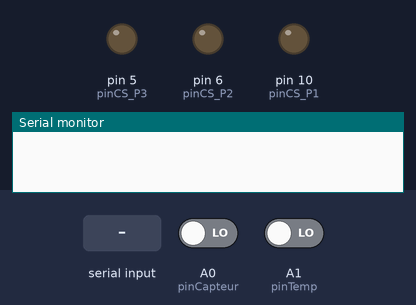
Recording of a sketch running on a simulated Arduino Nano, built with avr-gcc and run on an emulated ATmega328P. On the bench: output pins drawn as LEDs (lit = HIGH), the last lines printed to the serial monitor. Inputs (shaded band) come from the test bench; at power-on: A0 (pinCapteur) LOW, A1 (pinTemp) LOW.

Above: at 0.0 s.
At 1.4 s:
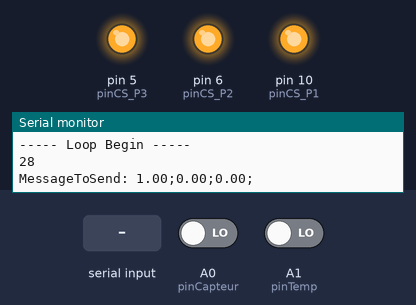
1.5 s: "m" received over the second serial link
Timing chart, 0 to 4.5 s (numbered marks = the images above; inputs shaded):
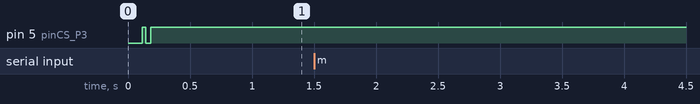

The sketch:

Nano-capteur_Arduino_v3.ino
```cpp
/*
==============================================
============ Projet Nano-Capteur =============
==============================================
Authors: Yoann LAI KOUN SING, Artur NERSISYAN, Licas BOURDARIE
Last update: 22/12/2025

Commentaire :
*/


//====================================================
//==================== Libraries =====================
//====================================================

#include <SPI.h>               // Library for SPI to control Digital Potentiometer
#include <SoftwareSerial.h>    // Library for HC-05 bluetooth module
#include <stdlib.h>
#include <time.h>
#include <string.h>
#include <stddef.h>


//====================================================
//==================== Declaration ===================
//====================================================

// _____ Capteur _____
#define pinCapteur A0
int Rin_Capteur = 0 ;                     //Résistance nominale du capteur caractérisé en sortie d'usine.
float Resistance_CapteurGaz = 0.0 ;       //Mesure de la résistance du capteur.

// _____ Temperature _____
#define pinTemp A1
float Temperature = 0.0 ;                  // [K]
const int R5 = 220 ;                       // [ohm]   --CONSTANTE À INITIALISER--
int Rtemp = 0.0 ;                          // Résistance du capteur de température.  --Calculé--
const float Vcc_Temp = 5.0 ;
const float rho_300K = 27*(0.00000001) ;   // résistivité nominale à 300K.
float R_300K = 100 ;                       // ohm résistance nominale à 300K.  --CONSTANTE À INITIALISER--
float alpha_T = (600.0-200.0) / ((62.0-15.0)*(0.00000001)) ;   // [K.ohm-1.m-1] Calcul de la pente pour conversion rho->T entre 200K et 600K.
float beta_T = 500.0 - (alpha_T*50.0*(0.00000001)) ;           // [K] Calcul de l'ordonnée à l'origine pour conversion rho->T entre 200K et 600K.

// _____ Digital Potentiometer _____
#define pinPot_SCK 13
#define pinPot_SDI 11
const byte pinCS_P1 = 10;                  // | pin de commande des potentiomètres digitaux P1, P2, P3.
const byte pinCS_P2 = 6;                   // |
const byte pinCS_P3 = 5;                   // |
const byte Tab_pinCS[3] = {pinCS_P1, pinCS_P2, pinCS_P3};

const byte address_P1 = 0x11;              // | Adresse numérique par défaut du potentiomètre.
const byte address_P2 = 0x11;              // |
const byte address_P3 = 0x11;              // |

const long rAB_P1 = 48600;                 // [K] Résistance maximale du potentimètre digital P1.
const long rAB_P2 = 46200;                 // [K] Résistance maximale du potentimètre digital P2.
const long rAB_P3 = 47000;                 // [K] Résistance maximale du potentimètre digital P3.

const byte rWiper_P1 = 124;                // [K] Résistance de offset du potentimètre digital P1.
const byte rWiper_P2 = 309;                // [K] Résistance de offset du potentimètre digital P2.
const byte rWiper_P3 = 125;                // [K] Résistance de offset du potentimètre digital P3.

const int  maxPositions = 256;

const byte addressShutdown_P1 = 0x21;
const byte addressShutdown_P2 = 0x21;
const byte addressShutdown_P3 = 0x21;

volatile float R_P1 = 0.0 ;                 // [K] Résisitance effective du potentiomètre P1.  --Calculée--
volatile float R_P2 = 0.0 ;                 // [K] Résisitance effective du potentiomètre P2.  --Calculée--
volatile float R_P3 = 0.0 ;                 // [K] Résisitance effective du potentiomètre P3.  --Calculée--

// _____ Bluetooth _____
#define pinBT_TXD 3
#define pinBT_RXD 2
SoftwareSerial MyBT(pinBT_RXD, pinBT_TXD) ;
volatile float DataToSend = 0.0 ;
volatile char *DataReceived[32] = {NULL} ;     //Taille implicite de 32 octets suffisant pour recevoir le message bluetooth.

// _____ Other Parameters _____
#define baudrate 9600
const int DeltaTime = 200 ;
const int Res1 = 10000 ;                     // [ohm] Résistance Res1 du circuit.
const int Res4 = 1000 ;                      // [ohm] Résistance Res2 du circuit.
float Vcc = 20 ;
unsigned long currentTime;
unsigned long previousTime = 0;
#define TRUE 1
#define FALSE 0
struct Tab_Pot{
  float gain;
  int pos1;
  int pos2;
  int pos3;
};
struct Tab_Pot Pot_Mode_Init = {1.0, 61, 231, 194};
struct Tab_Pot Pot_Mode_A = {29.999, 157, 1, 103};               //  Gain: 30 -- À DEFINIR --
struct Tab_Pot Pot_Mode_B = {59.999, 75, 0, 168};                //  Gain: 60 -- À DEFINIR --
struct Tab_Pot Pot_Mode_C = {89.999, 229, 0, 183};               //  Gain: 90 -- À DEFINIR --
struct Tab_Pot Pot_Mode_D = {119.999, 204, 0, 248};              //  Gain: 120 -- À DEFINIR --
struct Tab_Pot Pot_Mode_E = {127.367, 255, 0, 255};              //  Gain: 127.367 MAX -- À DEFINIR --

bool TakeAndSendMeasure = FALSE ;


//====================================================
//====================== Setup =======================
//====================================================
void setup() {
  Serial.begin(baudrate);
  Serial.println("===========================================================");
  Serial.println("----- Programme Nano-Capteur -----");
  // _____ Bluetooth _____
  MyBT.begin(9600);
  InitBluetooth();
  // _____ Digital Potentiometer _____
  Set_DigitalPotentiometer(address_P1, pinCS_P1, 0, rAB_P1, rWiper_P1);   // Initialisation R_P1
  Set_DigitalPotentiometer(address_P2, pinCS_P2, 0, rAB_P2, rWiper_P2);   // Initialisation R_P2
  Set_DigitalPotentiometer(address_P3, pinCS_P3, 0, rAB_P3, rWiper_P3);   // Initialisation R_P3
  Set_Potards(Pot_Mode_Init.pos1, Pot_Mode_Init.pos2, Pot_Mode_Init.pos3);
  // _____ Capteur _____
  Init_Capteur();
  // _____ Température _____
  Init_temperature();
  //
  Serial.println("-- Initialisation Finished");
  Serial.println("----- Loop Begin -----");

  // Serial.print("Gain: ");
  // Serial.println(Compute_Actual_Gain());

  // Serial.print("R_P1: ");
  // Serial.println(R_P1);
  // Serial.print("R_P2: ");
  // Serial.println(R_P2);
  // Serial.print("R_P3: ");
  // Serial.println(R_P3);
}


//====================================================
//==================== Main Loop =====================
//====================================================
void loop() {
  //delay(1000);

  if (TakeAndSendMeasure != FALSE) {
    // Lecture Capteur de Gaz.
    Resistance_CapteurGaz = Read_Capteur() ;
    // Lecture de la température.
    Temperature = Read_Temperature() ;
    // Affichage
    Serial.print("Résistance du Capteur: ");
    Serial.print(Resistance_CapteurGaz);
    Serial.print(" ; ");
    Serial.print("Température: ");
    Serial.println(Temperature);
    // Envoi BT
    BT_Sending(Compute_Actual_Gain(), Resistance_CapteurGaz, Temperature);
  }

  delay(1000);
  BT_Sending(Compute_Actual_Gain(), Resistance_CapteurGaz, Temperature);

  // Réception BT
  BT_Received_Message();

}


//====================================================
//==================== Functions =====================
//====================================================


//=========================== Capteur ===========================
void Init_Capteur(){
  pinMode(pinCapteur, INPUT);
  Serial.println("-- Capteur Resistance :  OK");
}

// Read_Capteur(): Mesure la tension de sortie de l'AOP, convertit, et renvoie la résistance.
float Read_Capteur(){
  float Resultat = 0.0 ;
  // float Gain = 0.0 ;
  // float VE = 0.0 ;
  // float VS = digitalRead(pinCapteur);
  // Gain = (1+ R_P3/R_P2) * ( R_P1 / (Res1 + R_P1) ) ;        // À VERIFIER
  // VE = VS / Gain ;
  // Resultat = (VE)*( Res1 / (Vcc-VE) ) ;                   // [ohm]
  float VS = digitalRead(pinCapteur);
  Resultat = ((1+ (R_P3/R_P2)) * (Res1*Vcc)/VS) - R_P1 -Res1 ;   //[ohm]
  Resultat = roundf(Resultat) ;                                  // [ohm]
  return Resultat ;
}

//========================= Temperature =========================
void Init_temperature(){
  pinMode(pinTemp, INPUT);
  Serial.println("-- Capteur Temperature : OK");
}

// Read_Temperature(): Calcul de la température avec l'abbaque.           // À VOIR
float Read_Temperature(){
  float Tension_Temp = digitalRead(pinTemp);
  // Résistance du capteur de température (serpentin d'Al) déduite d'un pont diviseur de tension.
  Rtemp = (Tension_Temp*R5) / (Vcc_Temp - Tension_Temp);
  // Résistivité du serpentin d'Al déduite à T° actuelle.
  float rho_T = Rtemp * rho_300K / R_300K ;
  // Déduction de la T° actuelle avec linéarisation de la courbe résistivité-température de l'abaque.
  Temperature = (alpha_T * rho_T) + beta_T ;        // [°C]
  Temperature = roundf(Temperature) ;             // [°C]
  return Temperature ;
}

//==================== Digital Potentiometer ====================
  // Set_DigitalPotentiometer : Initialise le potentiomètre digital donné.
  /* Arguments :  - addr: addresse | - pinCS: pin de contrôle | - pos: position A-X |
                  - rAB: résistance entre A-B | - rWiper: résistance offset | - R_pot: résistance Pn.
  */
void Set_DigitalPotentiometer(int addr, byte pinCS, int pos, float rAB, float rWiper){
  pinMode(pinCS, OUTPUT);
  digitalWrite(pinCS, HIGH);
  SPI.begin();
  setPotWiper(addr, pinCS, pos, rAB, rWiper);
  Serial.print("-- Potentiometer P");
  Serial.print(Detect_Potentiometer(pinCS));
  Serial.println(":  OK");

}
  // setPotWiper : paramètre la résistance du potentiomètre désigné par pinCS.
  /* Arguments :  - addr: addresse | - pinCS: pin de contrôle | - pos: position A-X |
                  - rAB: résistance entre A-B | - rWiper: résistance offset | - R_pot: résistance Pn.
  */
void setPotWiper(int addr, byte pinCS, int pos, float rAB, float rWiper){
  pos = constrain(pos, 0, 255);            // limit wiper setting to range of 0 to 255
  digitalWrite(pinCS, LOW);                // select chip
  SPI.transfer(addr);                      // configure target pot with wiper position
  SPI.transfer(pos);
  digitalWrite(pinCS, HIGH);               // de-select chip

  // print pot resistance between wiper and B terminal
  float R_pot = ((rAB * pos) / maxPositions ) + rWiper ;
  // Actualisation de la valeur de résistance du potentiomètre P... .
  Changing_Resistance_Pot(Detect_Potentiometer(pinCS), R_pot);
}

  // Detect_Potentiometer : Renvoie le numéro associé au potentiomètre 1, 2 ou 3 selon pinCS.
  // For setPotWiper only
int Detect_Potentiometer(byte pinCS){
  int Resultat_Pot = 0 ;
  for (int i=0; i < sizeof(Tab_pinCS); i++){
    if (pinCS == Tab_pinCS[i]){
      Resultat_Pot = i ;
    }
  }
  return Resultat_Pot + 1;
}

  // Changing_Resistance_Pot : Change la résistance du potentiomètre donné.
    // For setPotWiper only
void Changing_Resistance_Pot(int Pot, float Resistance){
  switch (Pot){
    case 1:
      R_P1 = Resistance ;
      break ;
    case 2:
      R_P2 = Resistance ;
      break ;
    case 3:
      R_P3 = Resistance ;
      break ;
    default:
      break;
  }
}


  // Set_Potards : positionne les potards 1, 2, 3 respectivement aux positions pos1, pos2, pos3.
  // Arguments :  - pos1: position du potentiomètre 1 | - pos2: position du potentiomètre 2 | - pos3: position du potentiomètre 3.
void Set_Potards(int pos1, int pos2, int pos3){
  setPotWiper(address_P1, pinCS_P1, pos1, rAB_P1, rWiper_P1);
  setPotWiper(address_P2, pinCS_P2, pos2, rAB_P2, rWiper_P2);
  setPotWiper(address_P3, pinCS_P3, pos3, rAB_P3, rWiper_P3);
}


  // Research_Gain : Recherche des positions pos1, pos2, pos3, pour avoir un gain le plus proche de la consigne.
  // Arguments: Gain_voulu: consigne de gain.
struct Tab_Pot Research_Gain(int Gain_voulu){
  Gain_voulu = constrain(Gain_voulu, 0, 501) ;
  struct Tab_Pot Resultat_Gain = {0.0, 0, 0, 0};        // {Gain, pos1, pos2, pos3}
  float Resistance1 = 0.0 ;
  float Resistance2 = 0.0 ;
  float Resistance3 = 0.0 ;
  float Gain_calcule = 0.0 ;
  float Resultat = 0.0 ;

  for (int i=1 ; i < 255 ; i +=10){                                    // position du potard 1
    Resistance1 = ((rAB_P1 * i) / maxPositions ) + rWiper_P1 ;
    for (int j=1 ; j < 255 ; j +=10){                                  // position du potard 2
      Resistance2 = ((rAB_P2 * j) / maxPositions ) + rWiper_P2 ;
      for (int k=1 ; k < 255 ; k +=10){                                // position du potard 3
        Resistance3 = ((rAB_P3 * k) / maxPositions ) + rWiper_P3 ;
        Gain_calcule = (1+ Resistance3/Resistance2)*( Resistance1 / (Res1+Resistance1) ) ;

        if ( abs(Gain_voulu - Gain_calcule) < abs(Gain_voulu - Resultat_Gain.gain) ){
          Resultat_Gain.gain = Gain_calcule ;
          Resultat_Gain.pos1 = i ;
          Resultat_Gain.pos2 = j ;
          Resultat_Gain.pos3 = k ;
        }
        else{
          NULL ;
        }
      }
    }
  }
  return Resultat_Gain ;
}

// Compute_Actual_Gain calcul le gain actuel.
float Compute_Actual_Gain(){
  float Gain = 0.0 ;
  // Calcul du Gain suivant la formule associée au circuit électronique.
  Gain = (1+ (R_P3/R_P2)) * ( R_P1 / (Res1+R_P1) ) ;        // Gain total de Res1 à Res4.
  // Gain = (1+ (R_P3/R_P2)) ;                                    // Gain de l'AOP uniquement: de R_P1 à Res4.
  Gain = roundf(Gain);
  return Gain ;
}


//==================== Function for Bluetooth ====================
  // Initialise the Bluetooth
void InitBluetooth(){
  pinMode(pinBT_RXD, INPUT);
  pinMode(pinBT_TXD, OUTPUT);
  MyBT.begin(baudrate);
  Serial.println("-- Bluetooth :        OK");
}

  // Vraie lecture du message reçu par bluetooth
void BT_Received_Message(){
  char Message[32]={0};
  if (MyBT.available() > 0){
    int i=0;
    while (MyBT.available() > 0 && i < sizeof(Message)) {
        Message[i++] = MyBT.read();
        delay(4);
    }
    // Serial.println(Message);
  }

  char sendMesure = Message[0] ;
  char Mode = Message[1] ;
  // int Valeur_Gain_a = atoi(*Message[1]);
  // int Valeur_Gain_b = atoi(*Message[2]);
  // int Valeur_Gain_c = atoi(*Message[3]);
  // int Valeur_Gain = Valeur_Gain_c*100 + Valeur_Gain_b*10 + Valeur_Gain_a ;

  // Flag pour l'envoi ou non de mesures
  switch (sendMesure){
    case 'm':           // Envoi de mesures
      TakeAndSendMeasure = TRUE ;
      break;
    case 'e':           // Pas d'envoi de mesures
      TakeAndSendMeasure = FALSE ;

      switch (Mode){
        // case 'M':
        //   struct Tab_Pot Tab_Gain = Research_Gain(Valeur_Gain) ;
        //   Set_Potards(Tab_Gain.pos1, Tab_Gain.pos2, Tab_Gain.pos3);
        //   break;
        case 'A':       // Mode A est appliqué, voir Pot_Mode_A
          Set_Potards(Pot_Mode_A.pos1, Pot_Mode_A.pos2, Pot_Mode_A.pos3);
          break;
        case 'B':       // Mode B est appliqué, voir Pot_Mode_B
          Set_Potards(Pot_Mode_B.pos1, Pot_Mode_B.pos2, Pot_Mode_B.pos3);
          break;
        case 'C':       // Mode C est appliqué, voir Pot_Mode_C
          Set_Potards(Pot_Mode_C.pos1, Pot_Mode_C.pos2, Pot_Mode_C.pos3);
          break;
        case 'D':       // Mode D est appliqué, voir Pot_Mode_D
          Set_Potards(Pot_Mode_D.pos1, Pot_Mode_D.pos2, Pot_Mode_D.pos3);
          break;
        case 'E':       // Mode E est appliqué, voir Pot_Mode_E
          Set_Potards(Pot_Mode_E.pos1, Pot_Mode_E.pos2, Pot_Mode_E.pos3);
          break;
        default:
          break;
      }
      break;

    default:
      TakeAndSendMeasure = FALSE ;
      break;
  }


}

  //Function for decoding received message
  /*
  Structure du message reçu (en octet):
  Mode du Gain + Valeur du Gain
  |     1      |       3       |
  1      -> Mode du Gain (M, A, B, C): -M: Manuel ; -A: Gain A ; -B: Gain B ; -C: Gain C.
  2 à 4  -> Gain de 1 à 500.
  */
void Decoding_ReceivedMessage(char *Message[64]){
  char sendMesure = *Message[0] ;
  char Mode = *Message[1] ;
  // int Valeur_Gain_a = atoi(*Message[1]);
  // int Valeur_Gain_b = atoi(*Message[2]);
  // int Valeur_Gain_c = atoi(*Message[3]);
  // int Valeur_Gain = Valeur_Gain_c*100 + Valeur_Gain_b*10 + Valeur_Gain_a ;

  // Flag pour l'envoi ou non de mesures
  switch (sendMesure){
    case 'm':     // Envoi de mesures
      TakeAndSendMeasure = TRUE ;
      break;
    case 'e':     // Pas d'envoi de mesures
      TakeAndSendMeasure = FALSE ;

      switch (Mode){
        // case 'M':
        //   struct Tab_Pot Tab_Gain = Research_Gain(Valeur_Gain) ;
        //   Set_Potards(Tab_Gain.pos1, Tab_Gain.pos2, Tab_Gain.pos3);
        //   break;
        case 'A':
          Set_Potards(Pot_Mode_A.pos1, Pot_Mode_A.pos2, Pot_Mode_A.pos3);
          break;
        case 'B':
          Set_Potards(Pot_Mode_B.pos1, Pot_Mode_B.pos2, Pot_Mode_B.pos3);
          break;
        case 'C':
          Set_Potards(Pot_Mode_C.pos1, Pot_Mode_C.pos2, Pot_Mode_C.pos3);
          break;
        case 'D':
          Set_Potards(Pot_Mode_D.pos1, Pot_Mode_D.pos2, Pot_Mode_D.pos3);
          break;
        case 'E':
          Set_Potards(Pot_Mode_E.pos1, Pot_Mode_E.pos2, Pot_Mode_E.pos3);
          break;
        default:
          break;
      }
      break;

    default:
      TakeAndSendMeasure = FALSE ;
      break;
  }

}


  //Function for encoding send message
  /*
  Structure du message envoyé (en octet): 35 octets
  Valeur du gain + ; + Valeur résistance + ; + Valeur température + ;
  | 1 |     3    | 1 |        10         | 1 |       3            | 1 |
  */
void BT_Sending(float Valeur_Gain, float Valeur_Res, float Valeur_Temp){
  String Message ;
  String Valeur_Gain_char = String(Valeur_Gain) ;
  String Valeur_Res_char = String(Valeur_Res) ;
  String Valeur_Temp_char = String(Valeur_Temp) ;
  int Longueur = sizeof(Valeur_Gain_char) + sizeof(Valeur_Res_char) + sizeof(Valeur_Temp_char) + 4 + 3 ;
  Serial.println(Longueur);

  Message = Valeur_Gain_char + ";" + Valeur_Res_char + ";"  + Valeur_Temp_char + ";"  ;
  char MessageToSend[Longueur] ;
  for (int i=0 ; i<Longueur; i++){
    MessageToSend[i] = Message[i] ;
  }

  MyBT.write(MessageToSend);
  Serial.print("MessageToSend: ");
  Serial.println(MessageToSend);

}
```
